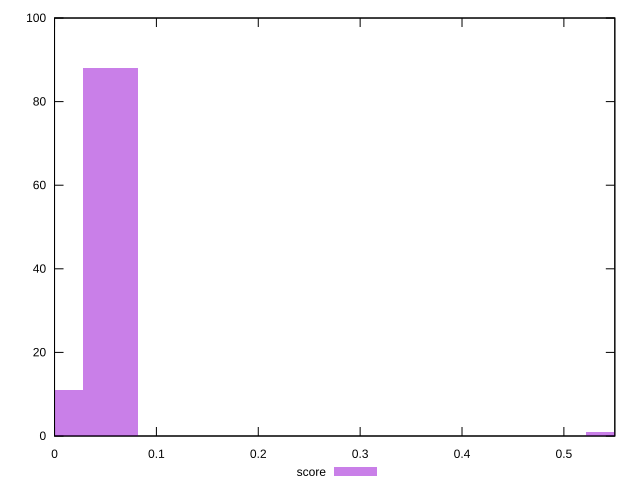

Recreate this plot in gnuplot.
reset

$score <<EOF
0.05492912915819567 88
0.5492912915819568 1
0 11
EOF

set key outside below
set boxwidth 0.05492912915819567
set xrange [0:0.55]
set yrange [0:100]
set trange [0:100]
set style fill transparent solid 0.5 noborder
set terminal svg size 640, 490 enhanced background rgb 'white'
set output "report_00019_2021-02-10T18-14-37.922Z//cumulative-layout-shift/samples/pages+cached+noadtech+nomedia+nocss/score/histogram.svg"

plot $score title "score" with boxes

reset
